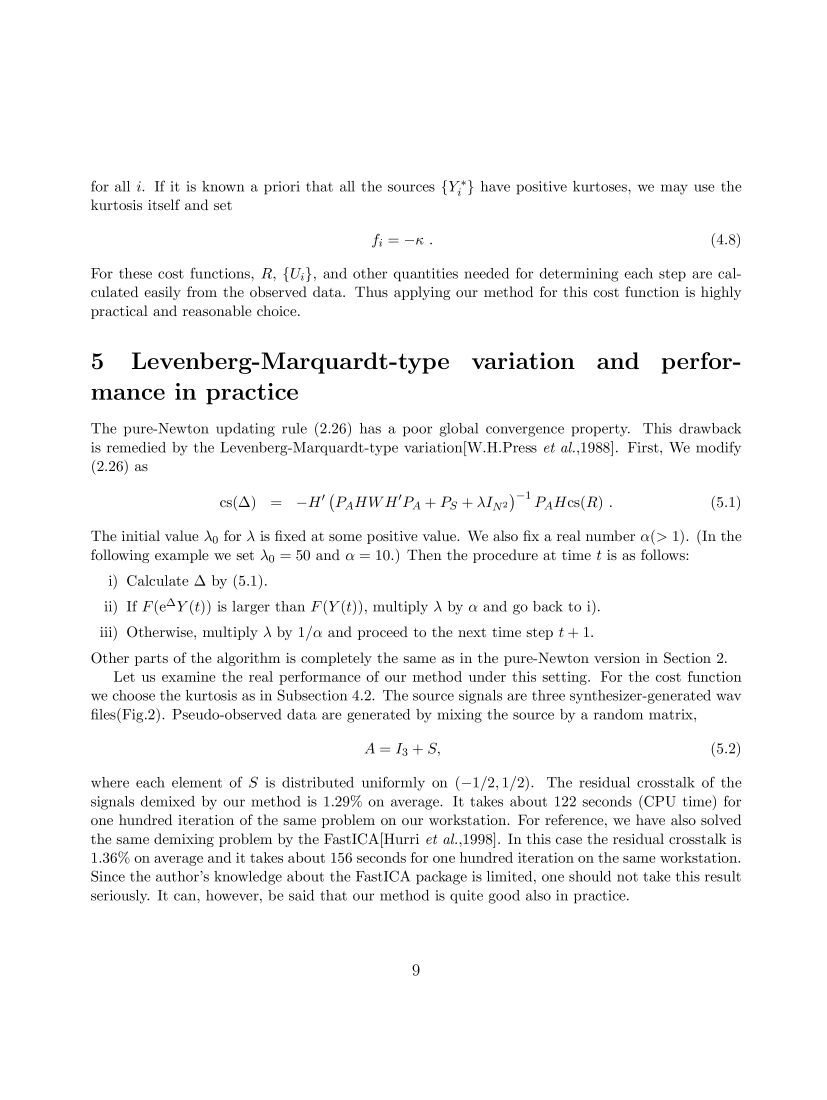
#> input picture dpi300/black.pdf-dpi300-page0009.png, 2480 x 3300 px (shown at 1/3 size)
$ python data_utils.py   (older library calls are emulated)
#> lines starting #> are read from the running program, lines starting #| are printed output that depends on the picture

import PIL
from PIL import Image
from os import path

if __name__ == '__main__':
    dir_name = 'dpi300'
    image_name = 'black.pdf-dpi300-page0009.png'
    file_path = path.join(dir_name, image_name)
    basewidth = 800
    img = Image.open(file_path)
#> img is the input picture: PIL image 2480x3300 RGB; min 0, max 255, mean 247
    wpercent = (basewidth / float(img.size[0]))
#> wpercent = 0.323
    hsize = int((float(img.size[1]) * float(wpercent)))
#> hsize = 1064
    img = img.resize((basewidth, hsize), PIL.Image.ANTIALIAS)
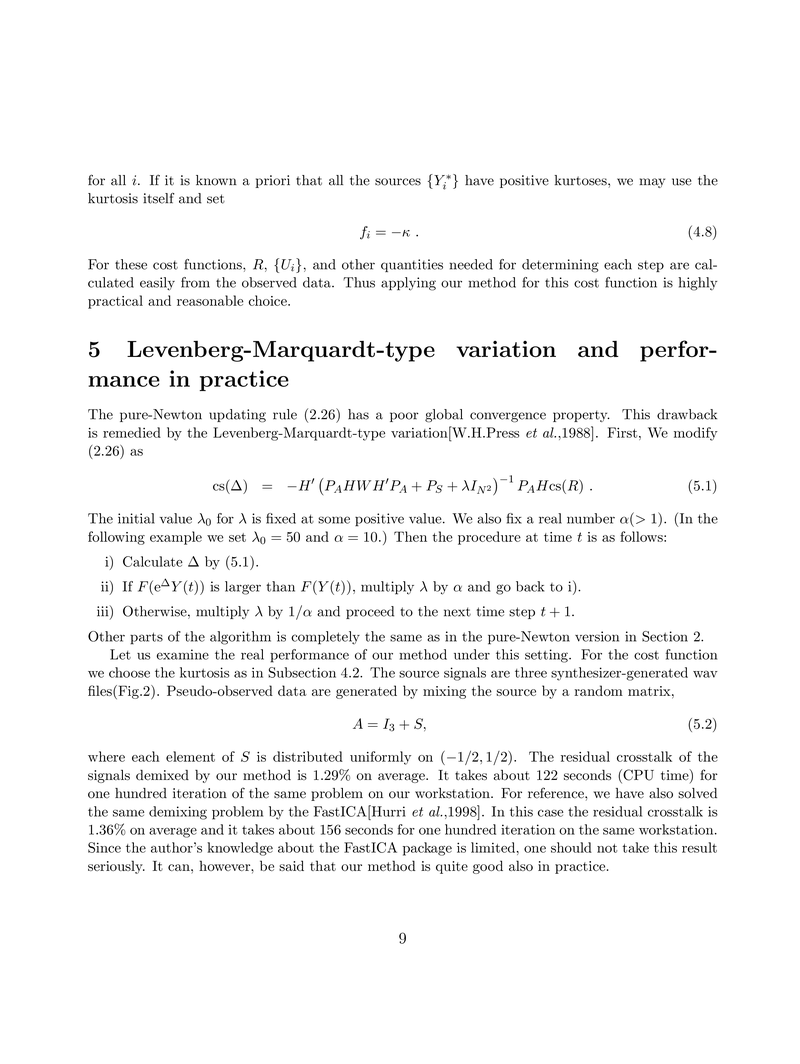
#> img: PIL image 800x1064 RGB; min 0, max 255, mean 246.3
    img.save('resized_{}'.format(image_name))

$ run again, with dpi300/black.pdf-dpi300-page0001.png copied over dpi300/black.pdf-dpi300-page0009.png
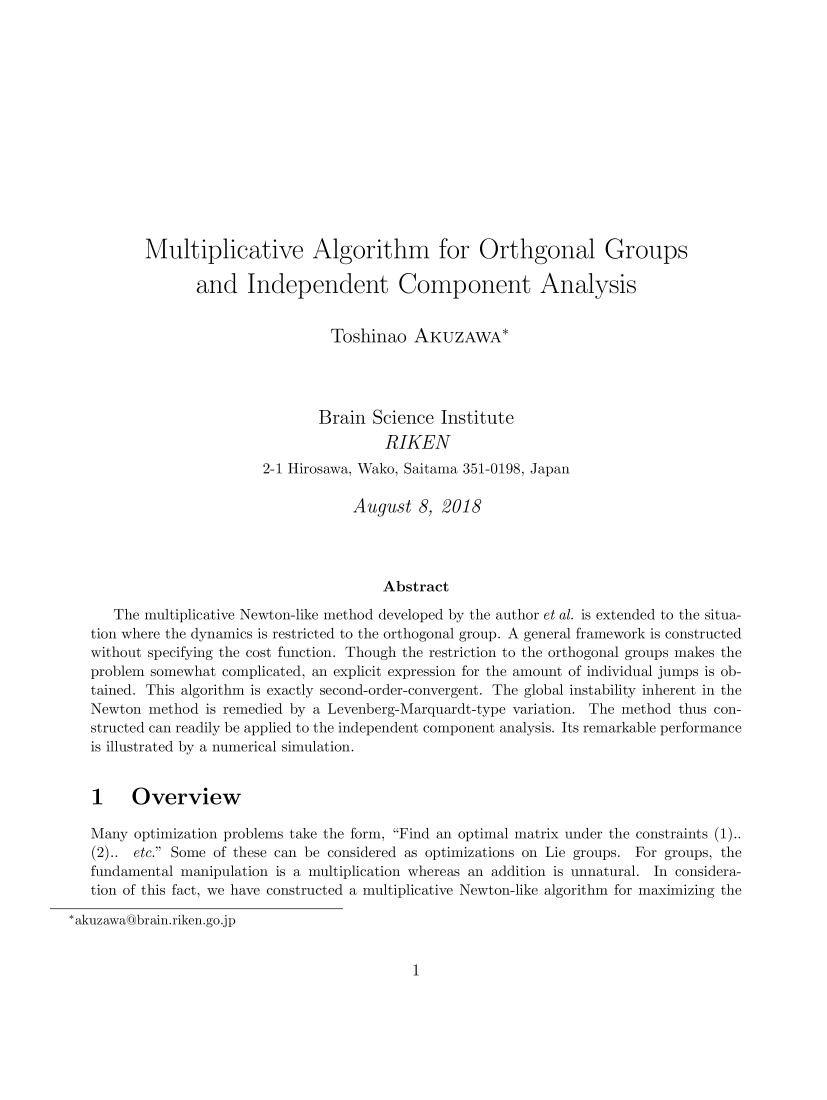
#> input picture dpi300/black.pdf-dpi300-page0001.png, 2480 x 3300 px (shown at 1/3 size)
#> img is the input picture: PIL image 2480x3300 RGB; min 0, max 255, mean 249.3
#> `img = img.resize((basewidth, hsize), PIL.Image.ANTIALIAS)`:
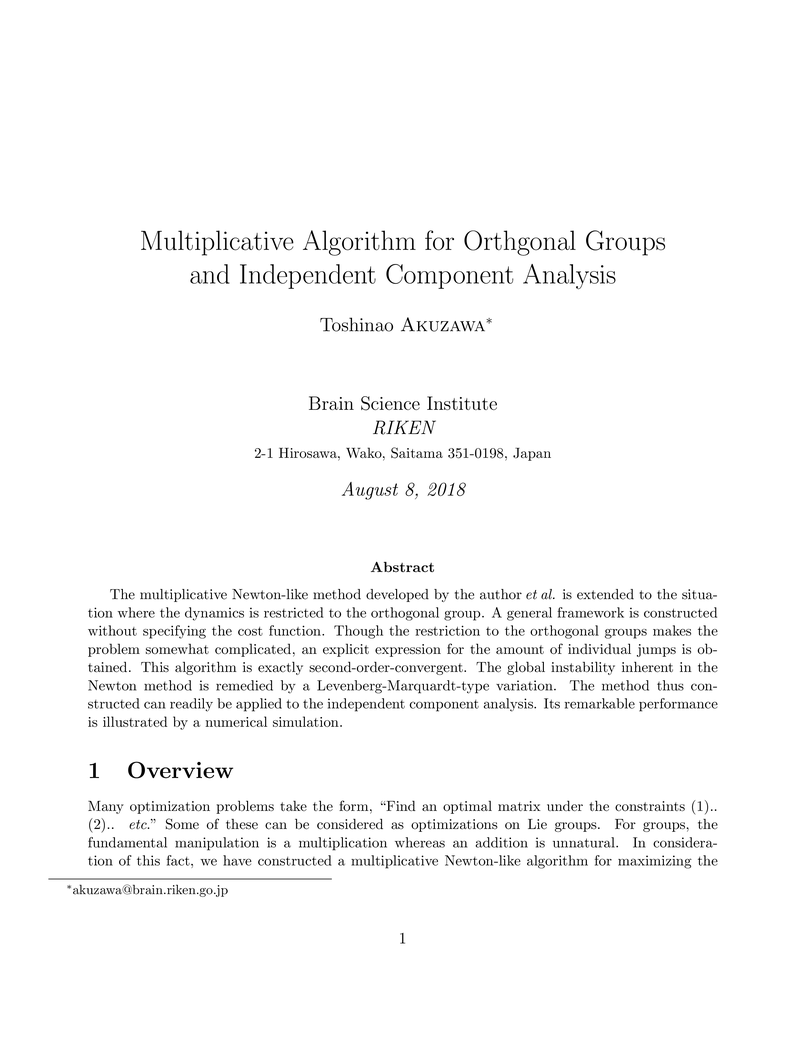
#> img: PIL image 800x1064 RGB; min 0, max 255, mean 248.8

$ run again, with dpi300/black.pdf-dpi300-page0002.png copied over dpi300/black.pdf-dpi300-page0009.png
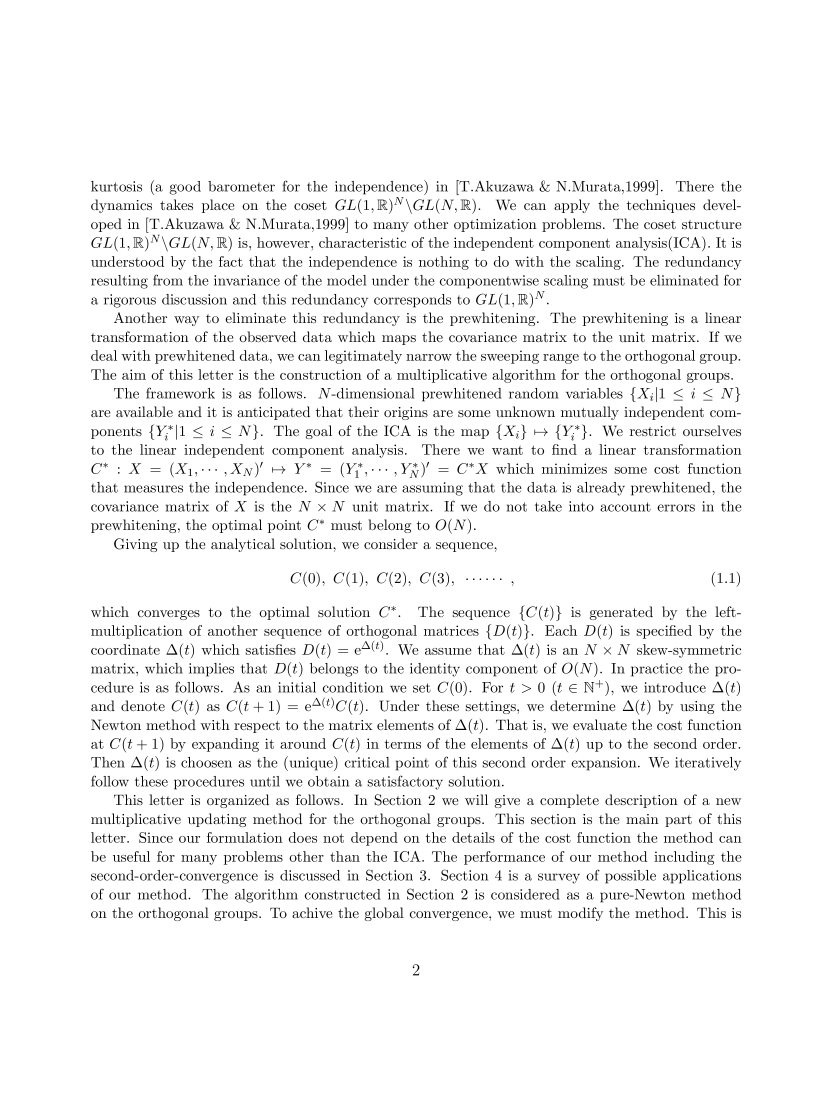
#> input picture dpi300/black.pdf-dpi300-page0002.png, 2480 x 3300 px (shown at 1/3 size)
#> img is the input picture: PIL image 2480x3300 RGB; min 0, max 255, mean 243.1
#> `img = img.resize((basewidth, hsize), PIL.Image.ANTIALIAS)`:
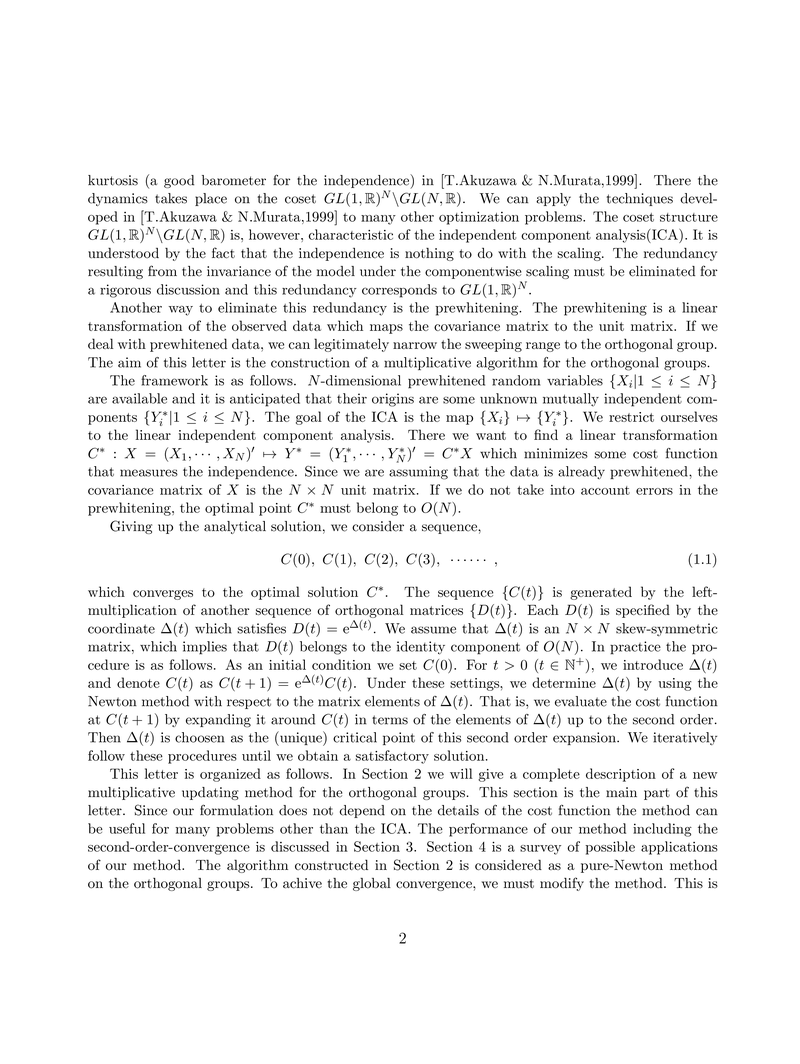
#> img: PIL image 800x1064 RGB; min 0, max 255, mean 241.9

$ run again, with dpi300/black.pdf-dpi300-page0003.png copied over dpi300/black.pdf-dpi300-page0009.png
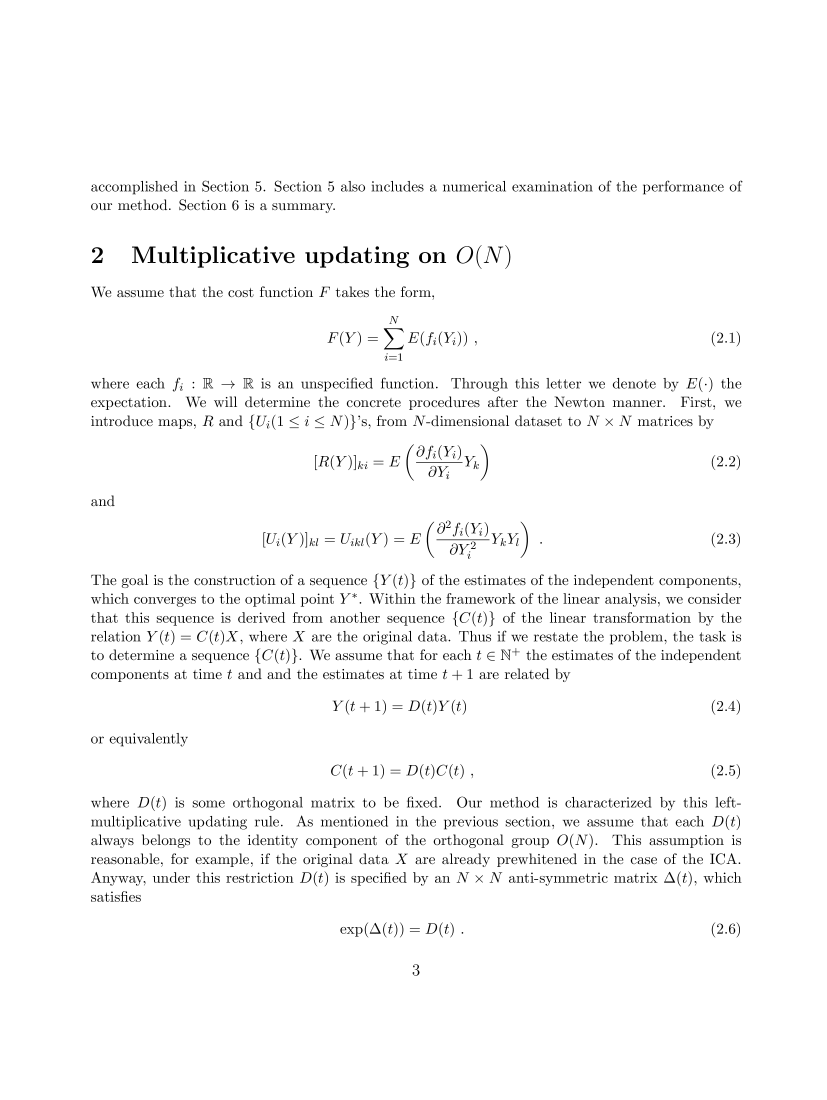
#> input picture dpi300/black.pdf-dpi300-page0003.png, 2480 x 3300 px (shown at 1/3 size)
#> img is the input picture: PIL image 2480x3300 RGB; min 0, max 255, mean 248.6
#> `img = img.resize((basewidth, hsize), PIL.Image.ANTIALIAS)`:
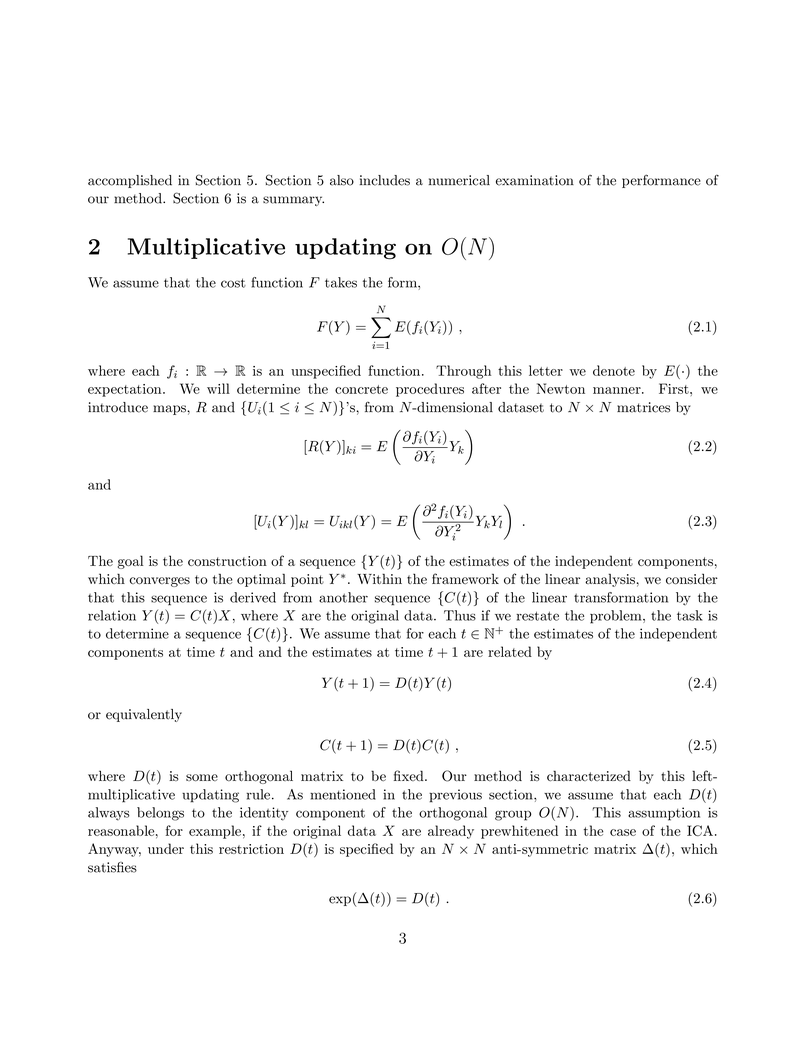
#> img: PIL image 800x1064 RGB; min 0, max 255, mean 248
